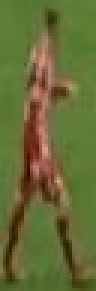
#> input picture dataset/extracted_players/close_players_images/cropped_player_0.jpg, 32 x 97 px (shown 3 times larger); its folder holds only this picture in this run
$ python team_classifer.py
#> lines starting #> are read from the running program, lines starting #| are printed output that depends on the picture; after the words box and inside, x2 and y2 are one past the last pixel; in counts of white or black regions, pixels touching at a corner belong together
'''
References:
Tarek, A. (2024). Football_Analysis Team Analysis Code. [online] GitHub.
Available at: https://github.com/abdullahtarek/football_analysis/blob/main/team_assigner/team_assigner.py [Accessed april 2nd 2025].

https://matplotlib.org/stable/gallery/mplot3d/scatter3d.html#sphx-glr-gallery-mplot3d-scatter3d-py accesed april 2nd 2025
https://medium.com/@fatimahk_26822/read-and-displaying-multiple-images-in-python-ac6f9be638ef accessed april 2nd 2025.

'''

import numpy as np
import matplotlib.pyplot as plt
from sklearn.cluster import KMeans
import cv2
import os

class TeamAssigner:
    """
    Class to organise players into teams based on their shirt colour using K-means clustering.

    Attributes:
    team_colours (array): store RGB colour values for the two teams.
    player_team_dict (dictionary): maps the player_ids to their corresponding teams.

    Methods:
    get_clustering_model(): Performs k_means clustering on images to find players shirt colour.
    enhance_colour(): Enhances player colour to improve accuracy.
    get_player_colour(): Find the players shirt colour.
    assign_team_colour(): For all player_images clustered into two teams using K-means clustering
    get_player_team(): Return the team number based on the players_id either 1 or 2.
    """
    def __init__(self):
        self.team_colours = {}
        self.player_team_dict = {}

    def get_clustering_model(self, image):
        """
        Get Team Shirt Colour For Each Player

        Args:
            image: Bounding box of players detected.
        Outputs:
            Cluster of team colour values, separated from the background
        """

        # Reshape the image to 2D array
        image_2d = image.reshape(-1, 3)

        # Option 1: KMeans++ (Recommended) - better clustering for more consistent teams
        kmeans = KMeans(n_clusters=2, init="k-means++", n_init="auto")

        # Option 2: Standard KMeans - uses random initialisation, more variance
        #kmeans = KMeans(n_clusters=2, init="random", n_init="auto")

        # fit the clustering model on shirt colours for all players
        kmeans.fit(image_2d)

        return kmeans

    def enhance_colour(self, colour):
        """
        Enhance the detected player shirt colour to make classification into two teams.

        Args:
            colour: player recongised team colour
        Outputs:
            enhanced colour output for the classified team colours.
        """
        # Strengthen the highest value and weaken smaller ones
        max_val = np.max(colour)
        modified_colour = np.array([
            val * 1.2 if val == max_val else val * 0.8
            for val in colour
        ])

        # Clip to valid RGB range
        return np.clip(modified_colour, 0, 255)

    def get_player_colour(self, image):
        """
        Obtain Player Shirt Colour

        Args:
            image: player image

        Outputs:
            Enhanced Colour for each of the players.
        """

        # OPTION 1: Resize image to a fixed size (e.g., 64x64) for consistent input across players
        # This helps standardise clustering but may lose some detail.
        image_resized = cv2.resize(image, (64, 64))
        top_half_image = image_resized[:image_resized.shape[0] // 2, :]

        # OPTION 2 (currently used): Use original image size (may be inconsistent but retains detail)
        # Extract top half of the image containing the shirt)
        #top_half_image = image[:image.shape[0] // 2, :]

        # Get clustering model
        kmeans = self.get_clustering_model(top_half_image)

        # Get the cluster labels for each pixel
        labels = kmeans.labels_

        # reshape the labels into the orginal image shape
        clustered_image = labels.reshape(top_half_image.shape[:2])

        # Determine the player's dominant cluster by comparing to the corner pixel RGB values usually grass green
        corner_clusters = [clustered_image[0, 0], clustered_image[0, -1],
                           clustered_image[-1, 0], clustered_image[-1, -1]]

        # extract the player shirt colour from background.
        non_player_cluster = max(set(corner_clusters), key=corner_clusters.count)
        player_cluster = 1 - non_player_cluster

        # Get the dominant colour for the player's cluster
        player_colour = np.flip(kmeans.cluster_centers_[player_cluster]).astype(int)

        # EARLY RETURN OPTION:
        # If you do NOT want to use enhancement, return player_colour directly:
        # return player_colour

        # ENHANCEMENT OPTION:
        # Strengthen primary shirt colour (e.g., make red shirts more "red")
        return self.enhance_colour(player_colour)

    def assign_team_colour(self, player_images):
        """
        Assign two team colours based on shirt colour

        Args:
            player_images: Extracted Player
        Outputs:
            Two teams classifed using k-means clustering.
        """

        # determine player shirt colours
        player_colours = [self.get_player_colour(image) for image in player_images]

        # Option 1: KMeans++ (Recommended) - better clustering for more consistent teams
        kmeans = KMeans(n_clusters=2, init="k-means++", n_init="auto")

        # Option 2: Standard KMeans - uses random initialisation, more variance
        #kmeans = KMeans(n_clusters=2, init="random", n_init="auto")

        kmeans.fit(player_colours)

        # assign players into two teams.
        self.kmeans = kmeans
        self.team_colours[1] = np.flip(kmeans.cluster_centers_[0].astype(int))
        self.team_colours[2] = np.flip(kmeans.cluster_centers_[1].astype(int))

    # [24 lines left out: function get_player_team, not called in this run]

def load_images_from_folder(folder_path):
    """
        Extracts all images and corresponding files names from folder.

        Args:
            folder_patch: folder path chosen by user.
        Outputs:
            images: RGB images from folder.
            filenames: corresponding filenames
    """

    # initialise to arrays for images and filenames.
    images = []
    filenames = []

    # for each filename in folder store the RGB image and corresponding file name and append to arrays.
    for filename in os.listdir(folder_path):
        img_path = os.path.join(folder_path, filename)
        img = cv2.imread(img_path)
        img = cv2.cvtColor(img, cv2.COLOR_BGR2RGB)
        images.append(img)
        filenames.append(filename)

    # return images of player's and corresponding filenams for use in TeamAssigner
    return images, filenames

# [90 lines left out: functions visualise_results, scatter_plot_kmeans, not called in this run]


def main(folder_path):
    """
        runs the team extractor on a folder of images

        Args:
            folder_path: specified folder by user.
        Outputs:
            two plots above and RGB colour values and teams assigned for each player and teams.
    """

    # initialise team assigner and load images and filenames.
    team_assigner = TeamAssigner()
    player_images, filenames = load_images_from_folder(folder_path)
#> in load_images_from_folder, img is the input picture: shape (97, 32, 3); mean B, G, R 54.2, 108.3, 102.4
#> player_images = 1 item; filenames = ['cropped_player_0.jpg']

    # get team colours.
    team_assigner.assign_team_colour(player_images)
#> in get_player_colour, `image_resized = cv2.resize(image, (64, 64))`:
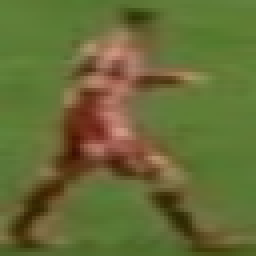
#> image_resized: shape (64, 64, 3) (shown 4 times larger); mean R, G, B 102.3, 108.2, 54
#> in get_player_colour, `top_half_image = image_resized[:image_resized.shape[0] // 2, :]`:
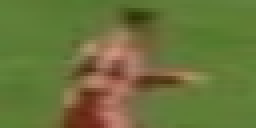
#> top_half_image: shape (32, 64, 3) (shown 4 times larger); mean R, G, B 106, 115.4, 58.5
#> in get_clustering_model, `image_2d = image.reshape(-1, 3)`: image_2d = 2048 rows, first 8: [94, 125, 55], [94, 125, 55], [93, 124, 54], [93, 124, 54], [93, 123, 53], [93, 123, 53], [92, 122, 52], [92, 121, 52]
#> in get_player_colour, `labels = kmeans.labels_`: labels = 2048 values, max 1 at index 0, min 0 at index 476, mean 0.844
#> in get_player_colour, `clustered_image = labels.reshape(top_half_image.shape[:2])`:
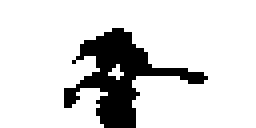
#> clustered_image: shape (32, 64) int32 (shown 4 times larger); values 0 (black) and 1 (white), 84.4% white; 1 black region, box (x1, y1, x2, y2) and area: (16, 7, 52, 32) 319
#> in get_player_colour, `corner_clusters = [clustered_image[0, 0], clustered_image[0, -1], clus..`: corner_clusters = [1, 1, 1, 1]
#> in get_player_colour, `non_player_cluster = max(set(corner_clusters), key=corner_clusters.cou..`: non_player_cluster = 1
#> in get_player_colour, `player_cluster = 1 - non_player_cluster`: player_cluster = 0
#> in get_player_colour, `player_colour = np.flip(kmeans.cluster_centers_[player_cluster]).astyp..`: player_colour = [87, 116, 154]
#> in enhance_colour, `max_val = np.max(colour)`: max_val = 154
#> in enhance_colour, `modified_colour = np.array([ val * 1.2 if val == max_val else val * 0...`: modified_colour = [69.6, 92.8, 184.8]
#> in assign_team_colour, `player_colours = [self.get_player_colour(image) for image in player_im..`: player_colours = [[69.6, 92.8, 184.8]]

    #print team information.
    print("\n=== Team Colours Identified ===")
    print(f"Team 1 Colour: {team_assigner.team_colours[1]}")
    print(f"Team 2 Colour: {team_assigner.team_colours[2]}")
    print("==============================\n")

    # empty player_teams and player_colours dictionary.
    player_teams = {}
    player_colours = {}

    # for each image and filename get player shirt RGB value, assigned teams
    for idx, (image, filename) in enumerate(zip(player_images, filenames)):

        # get player colour
        player_colour = np.flip(team_assigner.get_player_colour(image)).astype(int)

        # get corresponding team_id
        team_id = team_assigner.get_player_team(image, idx)

        # append team_id and player colour to corresponding filenames.
        player_teams[filename] = team_id
        player_colours[filename] = player_colour

        print(f"Player {filename} - Extracted Colour: {player_colour} - Assigned to Team {team_id}")

    # Visualise results
    visualise_results(player_images, filenames, player_teams, player_colours, team_assigner.team_colours)
    scatter_plot_kmeans(player_colours, team_assigner.team_colours)

# allow user to choose folder of players they want to cluster.
if __name__ == "__main__":
    dataset_folder = "dataset/extracted_players/"

    # Loop through all subfolders in the base directory
    for folder_name in os.listdir(dataset_folder):
        folder_path = os.path.join(dataset_folder, folder_name)

        # check for valid folder
        if os.path.isdir(folder_path):
            print(f"\n\n=== Processing Folder: {folder_name} ===")
#> (the run stopped early here; a loop or call above may not have finished)

$ run again, on dataset/extracted_players/crowded_freekick/cropped_player_0.jpg
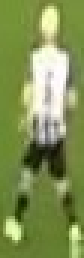
#> input picture dataset/extracted_players/crowded_freekick/cropped_player_0.jpg, 28 x 86 px (shown 3 times larger)
#> in load_images_from_folder, img is the input picture: shape (86, 28, 3); mean B, G, R 85, 146.1, 130.2
#> player_images = 1 item; filenames = ['cropped_player_0.jpg']
#> in get_player_colour, `top_half_image = image_resized[:image_resized.shape[0] // 2, :]`:
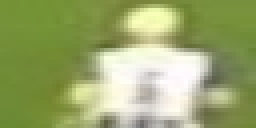
#> top_half_image: shape (32, 64, 3) (shown 4 times larger); mean R, G, B 154.4, 167.7, 108.9
#> image_2d = 2048 rows, first 8: [117, 146, 54], [117, 146, 54], [116, 145, 53], [116, 145, 53], [116, 146, 53], [117, 148, 54], [116, 147, 53], [115, 146, 52]
#> labels = 2048 values, max 1 at index 0, min 0 at index 162, mean 0.693
#> in get_player_colour, `clustered_image = labels.reshape(top_half_image.shape[:2])`:
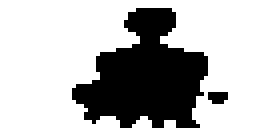
#> clustered_image: shape (32, 64) int32 (shown 4 times larger); values 0 (black) and 1 (white), 69.3% white; 2 black regions (1 under 20 px), largest, box (x1, y1, x2, y2) and area: (18, 2, 52, 32) 616
#> corner_clusters = [1, 1, 1, 1]
#> non_player_cluster = 1
#> player_cluster = 0
#> player_colour = [200, 226, 226]
#> max_val = 226
#> modified_colour = [160, 271.2, 271.2]
#> player_colours = [[160, 255, 255]]
